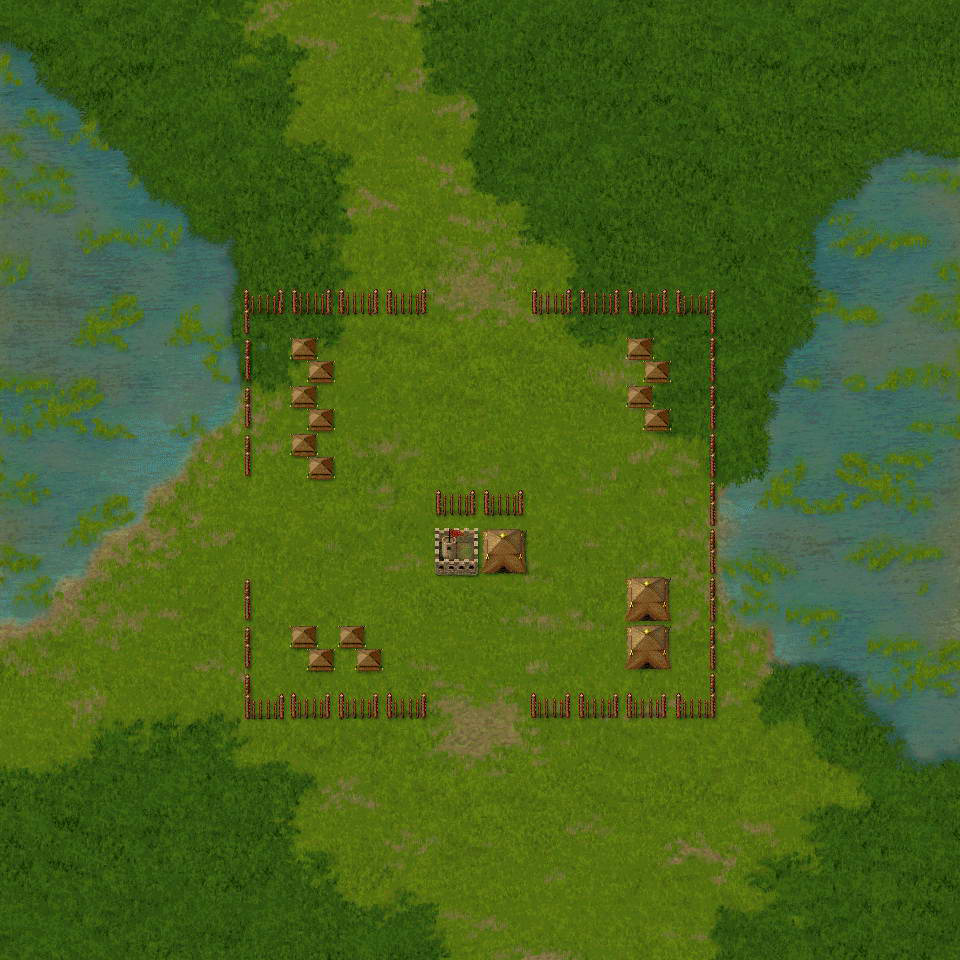

This game map was drawn from its Tiled (.tmx) file and the tilesets committed beside it. A one-line description and the trimmed map source follow:
An orthogonal 20x20 tile map with 48x48 px tiles, 1 tile layer (Ground) and 1 object (SpawnPoint).

<map version="1.0" orientation="orthogonal" width="20" height="20" tilewidth="48" tileheight="48">
 <tileset firstgid="1" name="1-1-Tileset" tilewidth="48" tileheight="48">
  <image source="1-1-Tileset.png" width="2064" height="1104" />
 </tileset>
 <layer name="Ground" width="20" height="20">
  <data>[400 cells, 400 non-empty, 400 distinct tile ids]</data>
 </layer>
 <objectgroup name="Object" width="20" height="20">
  <object name="SpawnPoint" x="365" y="548" />
 </objectgroup>
</map>